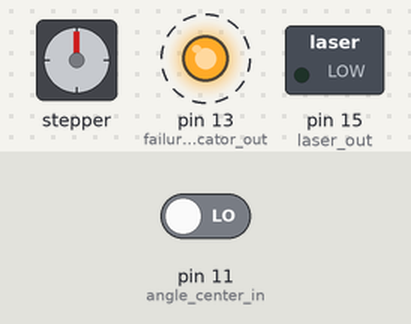
This sketch was run on a simulated Arduino Uno, built with avr-gcc and run on an emulated ATmega328P. Parts: stepper motor, switched loads named in the sketch (green lamp = pin HIGH), output pins drawn as LEDs (lit = HIGH). Dashed ring = blinking. The inputs (shaded band) are chosen by the test bench; at power-on: pin 11 (angle_center_in) LOW. Stepper angles assume 2048 steps per turn; what the sketch prints to the serial monitor is not drawn.

Above: at 0.09 s.
Timing chart, 0 to 3.0 s (numbered marks = the images above):
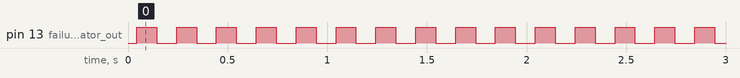

The sketch:

laserboy.ino
```cpp
#include <AccelStepper.h>
#include <MultiStepper.h>

const int MODE_CALIBRATION = 0;
const int MODE_EXECUTION = 1;
const int MODE_FAILURE = 2;

// config
const long LOG_BAUD_RATE = 115200;
const int STEPS_PER_REV = 2048; // for the stepper motor
const int _MAX_SPEED = 200;

const int CALIBRATION_SPEED = 100;
const int CALIBRATION_ACCELERATION = 100;
const int angle_in1 = 3;
const int angle_in2 = 4;
const int angle_in3 = 5;
const int angle_in4 = 6;
const int radius_in1 = 7;
const int radius_in2 = 8;
const int radius_in3 = 9;
const int radius_in4 = 10;
// hall effect sensor is low when switched on, high otherwise
//    see  https://html.alldatasheet.com/html-pdf/55092/ALLEGRO/A3144/991/4/A3144.html
// high is Vin, low is 175mV, so a digital input should be sufficient to detect, if not, we can use an analog and look for values < (bits in ADC) * (2mV) / (Vin)
//    see  https://html.alldatasheet.com/html-pdf/55092/ALLEGRO/A3144/742/3/A3144.html
//    also https://forum.arduino.cc/t/how-does-digitalread-determine-if-pin-is-high-or-low/108873/4
// this means for an Arduino 101 (which btw is a 3.3V board with 1024 value resolution on analog input) we cant power the 4.5v minimum operating voltage
//    of the hall effect sensor unless we use the 5v pin, then we need to make sure we dont fry the board by making sure input voltage is
//    not ever >3.3v (it will be 4.5v+, as it is set high by default), which I think means we need a voltage divider to bring it down from 3.3v to 5v logic level again.

const int angle_center_in = 11;
const int radius_center_in = 12;

const int failure_indicator_out = 13;
const int laser_out = 15;

// note, DO NOT USE PIN 13 on ATMega!!! see https://docs.arduino.cc/learn/microcontrollers/digital-pins

// TODO check current minimum on stepper driver boards, if we can get away with tying pins we can free up slip ring wires and move everything to the base,
//    this would help with weight and complexity
//    see https://en.wikipedia.org/wiki/ULN2003A#:~:text=The%20ULN2003A%20is%20an%20integrated,SOIC%2C%20SOP%20or%20TSSOP%20packaging.

AccelStepper angleStepper(AccelStepper::FULL4WIRE, angle_in1, angle_in3, angle_in2, angle_in4);
AccelStepper radiusStepper(AccelStepper::FULL4WIRE, radius_in1, radius_in3, radius_in2, radius_in4);

MultiStepper steppers;

int mode = MODE_CALIBRATION;

// calibration step

void setup() {

  // set up steppers
  steppers.addStepper(angleStepper);
  steppers.addStepper(radiusStepper);
  angleStepper.setMaxSpeed(_MAX_SPEED);
  radiusStepper.setMaxSpeed(_MAX_SPEED);
  angleStepper.setAcceleration(CALIBRATION_ACCELERATION);
  radiusStepper.setAcceleration(CALIBRATION_ACCELERATION);

  // set up pin modes
  pinMode(angle_center_in, INPUT);
  pinMode(radius_center_in, INPUT);
  pinMode(failure_indicator_out, OUTPUT);
  pinMode(laser_out, OUTPUT);

  // set initial values of output pins
  digitalWrite(failure_indicator_out, LOW);
  digitalWrite(laser_out, LOW);
  Serial.begin(LOG_BAUD_RATE);
  Serial.write("setup complete");
}

void loop() {
  if(mode == MODE_EXECUTION) {
    execute();
  } else if(mode == MODE_CALIBRATION) {
    calibrate();
  } else if(mode == MODE_FAILURE) {
    failure();
  }
}

void failure() {
  while(true) {
    digitalWrite(failure_indicator_out, HIGH);
    delay(100);
    digitalWrite(failure_indicator_out, LOW);
    delay(100);
  }
}

void calibrate() {
  // first, move the laser pointer until the sheath's magnet triggers the hall effect sensor on the platform
//  Serial.write("calibrating radius stepper...");
//  radiusStepper.setSpeed(CALIBRATION_SPEED);
//  bool foundRadiusCenter = false;
//  for(int i = 0; i < STEPS_PER_REV; i++) {
//    radiusStepper.run();
//    if(digitalRead(radius_center_in) == HIGH) {
//      Serial.write("found center for radius, moving to opposite side to set position...");
//      radiusStepper.runToNewPosition(STEPS_PER_REV / 2);
//      radiusStepper.setCurrentPosition(0);
//      Serial.write("center position set!");
//      foundRadiusCenter = true;
//      break;
//    }
//  }
//  if(!foundRadiusCenter) {
//    Serial.write("Failed to calibrate radius stepper!");
//    mode = MODE_FAILURE;
//    return;
//  }

  // second, rotate the platform until it's magnet triggers the hall effect sensor on the base
  Serial.write("calibrating angle stepper...");
  angleStepper.setSpeed(CALIBRATION_SPEED);
  bool foundAngleCenter = false;
  for(int i = 0; i < STEPS_PER_REV; i++) {
    angleStepper.run();
    if(digitalRead(angle_center_in) == HIGH) {
      angleStepper.setCurrentPosition(0);
      Serial.write("center position set!");
      foundAngleCenter = true;
      break;
    }
  }
  if(!foundAngleCenter) {
    Serial.write("ERROR: Failed to calibrate angle stepper!");
    mode = MODE_FAILURE;
    return;
  }
  // we're done calibrating, start moving the laser!
  Serial.write("all calibrations complete!");
  mode = MODE_EXECUTION;
  digitalWrite(laser_out, HIGH);
}

void execute() {
  digitalWrite(failure_indicator_out, HIGH);
  delay(100);
}
```

Measured:
- by itself, pin 13 (failure_indicator_out): alternates HIGH for 0.10 s and LOW for 0.10 s
